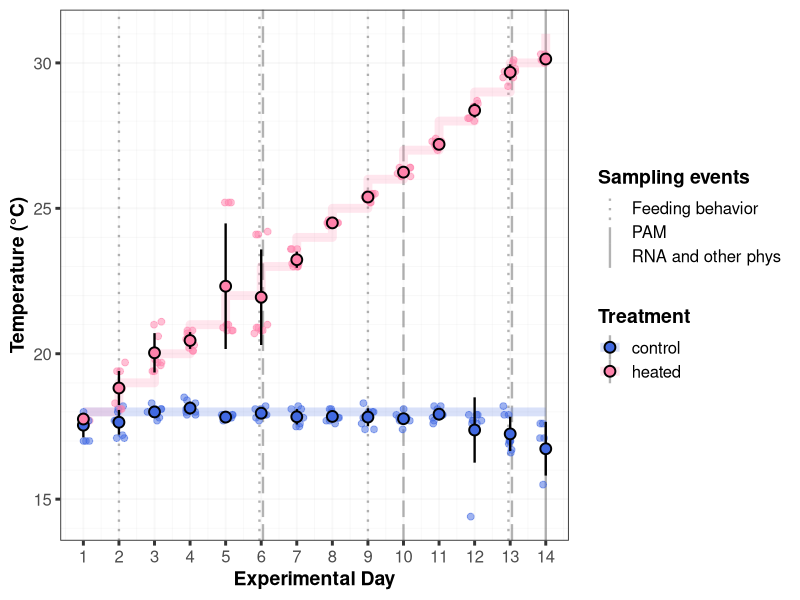
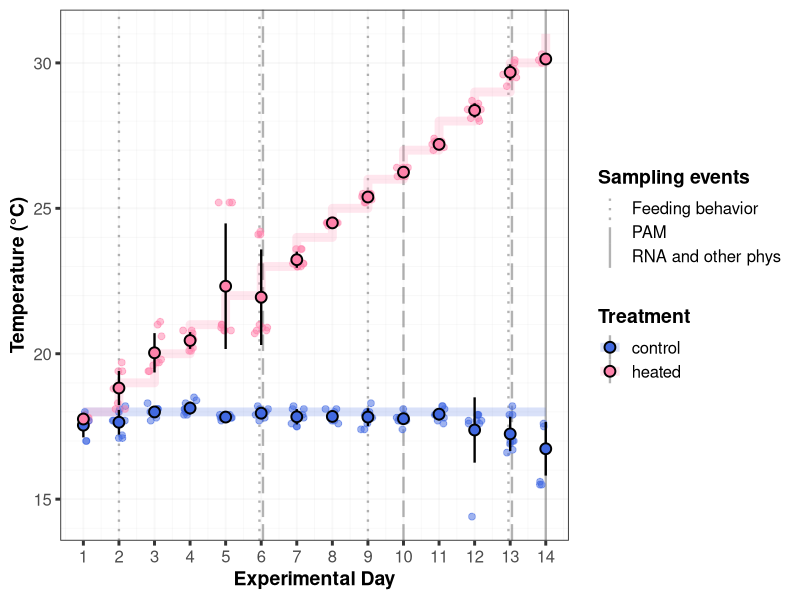

The R script that drew these images, in order:
#Astrangia poculata heat & light: Experimental design
#Light environment shapes divergent coral thermal responses across symbiotic states
#This script was used to generate Fig. 1B in the manuscript

library(ggplot2)
library(dplyr)


Tank.temp <- read.csv("../Data/Water_Temp_tanks.csv", header=TRUE)
Tank.temp$Tank <- as.factor(Tank.temp$Tank)
Tank.temp$Treatment <- as.factor(Tank.temp$Treatment)
str(Tank.temp)

#calculate mean and standard deviation
temp_summary <- Tank.temp %>%
  group_by(Day, Treatment) %>%
  summarise(mean_temp = mean(Temp, na.rm = TRUE),
            sd_temp = sd(Temp, na.rm = TRUE),
            target_temp = mean(Target_Temp, na.rm = TRUE),
            .groups = "drop")
#create summary table with target temps for each treatment
target.temp <- temp_summary %>%
  dplyr::select(Day, Treatment, target_temp) %>%
  distinct()

#create dummy data for sampling events
sampling <- data.frame(x = c(2, 5.95, 9, 12.95, 6.05, 10, 13.05, 14),
                       type = c("Feeding behavior", "Feeding behavior", "Feeding behavior", "Feeding behavior",
                                "PAM", "PAM", "PAM",                                                             
                                "RNA and other phys"))                                                            

ExpDesign <- ggplot(Tank.temp, aes(x = Day, y = Temp, color = Treatment)) +
  geom_vline(data = sampling,
             aes(xintercept = x, linetype = type),
             color = "black",
             alpha = 0.3,
             linewidth = 0.8,
             show.legend = TRUE) +
  scale_linetype_manual(name = "Sampling events",
                        values = c("Feeding behavior" = "dotted",
                                   "PAM" = "longdash",
                                   "RNA and other phys" = "solid")) +
  geom_step(data = target.temp,
            aes(x = Day, y = target_temp, group = Treatment, color = Treatment),
            alpha = 0.2, linetype = "solid", linewidth = 3, inherit.aes = FALSE) +
  geom_jitter(alpha = 0.5, size = 2, width = 0.2, height = 0) +
  geom_errorbar(data = temp_summary,
                aes(x = Day, y = mean_temp, ymin = mean_temp - sd_temp, ymax = mean_temp + sd_temp),
                width = 0, linewidth = 0.8, color = "black", inherit.aes = FALSE) +
  geom_point(data = temp_summary,
             aes(x = Day, y = mean_temp, fill = Treatment),
             size = 3, shape = 21, color = "black", stroke = 1, inherit.aes = FALSE) +
  scale_x_continuous(breaks = 1:14, limits = c(1, 14)) +
  scale_y_continuous(breaks = seq(10, 35, 5), minor_breaks = seq(10, 35, 1)) +
  scale_color_manual(values = c("Control_Temp" = "royalblue", "Heated" = "palevioletred1"),
                     labels = c("Control_Temp" = "control", "Heated" = "heated")) +
  scale_fill_manual(values = c("Control_Temp" = "royalblue", "Heated" = "palevioletred1"),
                    labels = c("Control_Temp" = "control", "Heated" = "heated")) +
  labs(x = "Experimental Day", y = "Temperature (°C)", color = "Treatment") +
  theme_bw(base_size = 14)

ExpDesign <-ExpDesign+ theme(
  plot.title=element_blank(),
  axis.ticks=element_line(linewidth=1),
  axis.title = element_text(size=14, face = "bold"),
  axis.text=element_text(size=12),
  legend.title = element_text(size=14, face = "bold"),
  legend.text = element_text(size=12),
  panel.grid.major = element_line(color = scales::alpha("grey", 0.1)),
  panel.grid.minor = element_line(color = scales::alpha("grey", 0.1)),
  strip.text = element_text(size =12, face = "bold"),
  strip.background = element_rect(fill = "grey90", color = "black")
)
ExpDesign
ggsave("../Figures/ExpDesign.svg", ExpDesign, width = 10, height = 6, units = "in", device = "svg")
